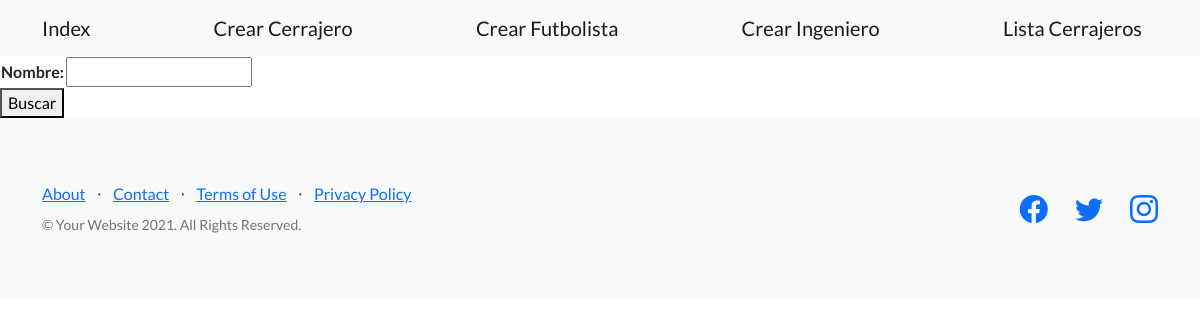
The page /profesionales/cerrajeros/ on the database as committed earlier.
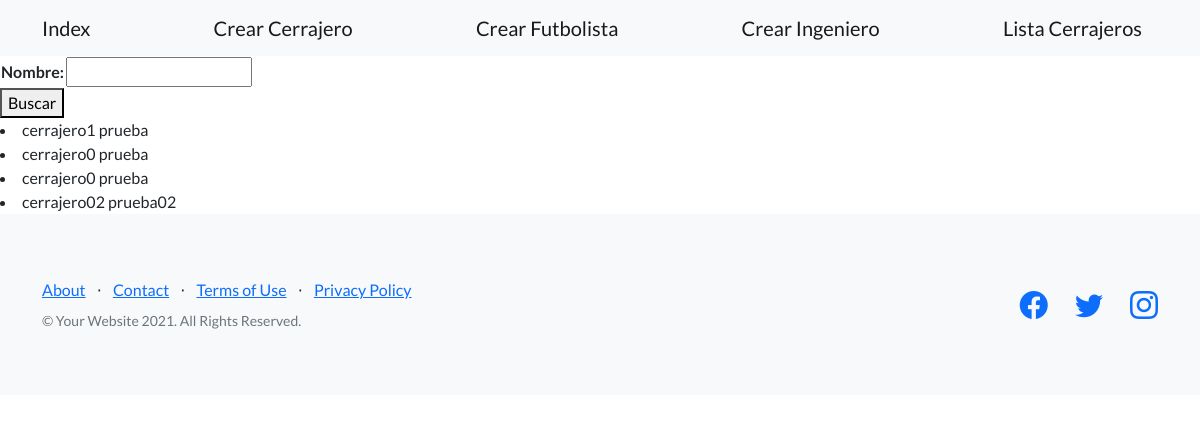
The same page on the database as committed later.
### profesionales/models.py (models this page shows)
class Cerrajero(models.Model):
    nombre = models.CharField(max_length=20)
    apellido = models.CharField(max_length=30)
    desempleado = models.BooleanField()
    def __str__(self):
        return f'{self.nombre} {self.apellido}'

### profesionales/views.py (the view)
# urls.py: path('cerrajeros/', views.lista_cerrajeros, name='lista_cerrajeros'),
def lista_cerrajeros(request):
    nombre_a_buscar = request.GET.get('nombre', None)
    if nombre_a_buscar is not None:
        cerrajeros = Cerrajero.objects.filter(nombre__icontains=nombre_a_buscar)
    else:
        cerrajeros = Cerrajero.objects.all()
    form = CerrajeroBusqueda()
    return render(request,"profesionales/lista_cerrajeros.html", {'form': form, 'cerrajeros': cerrajeros})

### profesionales/forms.py
class CerrajeroBusqueda(forms.Form):
    nombre = forms.CharField(max_length=20)

### profesionales/templates/profesionales/lista_cerrajeros.html (shortened to what this page needs)
{% extends 'index/index.html'%}
{%block 'body_block'%}
    <form action="" method="get">
        <table>
            {{form.as_table}}
        </table>
        <button>Buscar</button>
    </form>
    {% for cerrajero in cerrajeros %}
    <li>{{cerrajero}}</li>
    {% endfor %}
{%endblock 'body_block'%}

### index/templates/index/index.html (shortened to what this page needs)
<!DOCTYPE html>
<html lang="en">
    <head>
        {% load static %}
        <link href="https://cdn.jsdelivr.net/npm/bootstrap-icons@1.5.0/font/bootstrap-icons.css" rel="stylesheet" type="text/css" />
        <link href={% static 'css/styles.css' %} rel="stylesheet" />
    </head>
    <body>
        <nav class="navbar navbar-light bg-light static-top">
            <div class="container">
                <a class="navbar-brand" href={% url 'index' %}>Index</a>
                <a class="navbar-brand" href={% url 'crear_cerrajero' %}>Crear Cerrajero</a>
                <a class="navbar-brand" href={% url 'crear_futbolista' %}>Crear Futbolista</a>
                <a class="navbar-brand" href={% url 'crear_ingeniero' %}>Crear Ingeniero</a>
                <a class="navbar-brand" href={% url 'lista_cerrajeros' %}>Lista Cerrajeros</a>
            </div>
        </nav>
        {%block 'body_block'%}
        {% endblock 'body_block'%}
        <footer class="footer bg-light">
            <div class="container">
                <div class="row">
                    <div class="col-lg-6 h-100 text-center text-lg-start my-auto">
                        <ul class="list-inline mb-2">
                            <li class="list-inline-item"><a href="#!">About</a></li>
                            <li class="list-inline-item">⋅</li>
                            <li class="list-inline-item"><a href="#!">Contact</a></li>
                            <li class="list-inline-item">⋅</li>
                            <li class="list-inline-item"><a href="#!">Terms of Use</a></li>
                            <li class="list-inline-item">⋅</li>
                            <li class="list-inline-item"><a href="#!">Privacy Policy</a></li>
                        </ul>
                        <p class="text-muted small mb-4 mb-lg-0">&copy; Your Website 2021. All Rights Reserved.</p>
                    </div>
                    <div class="col-lg-6 h-100 text-center text-lg-end my-auto">
                        <ul class="list-inline mb-0">
                            <li class="list-inline-item me-4">
                                <a href="#!"><i class="bi-facebook fs-3"></i></a>
                            </li>
                            <li class="list-inline-item me-4">
                                <a href="#!"><i class="bi-twitter fs-3"></i></a>
                            </li>
                            <li class="list-inline-item">
                                <a href="#!"><i class="bi-instagram fs-3"></i></a>
                            </li>
                        </ul>
                    </div>
                </div>
            </div>
        </footer>
    </body>
</html>

Rows that differ between the two databases and show on the page:
added Cerrajero: nombre+apellido "cerrajero1 prueba"
added Cerrajero: nombre+apellido "cerrajero0 prueba"
added Cerrajero: nombre+apellido "cerrajero0 prueba"
added Cerrajero: nombre+apellido "cerrajero02 prueba02"
